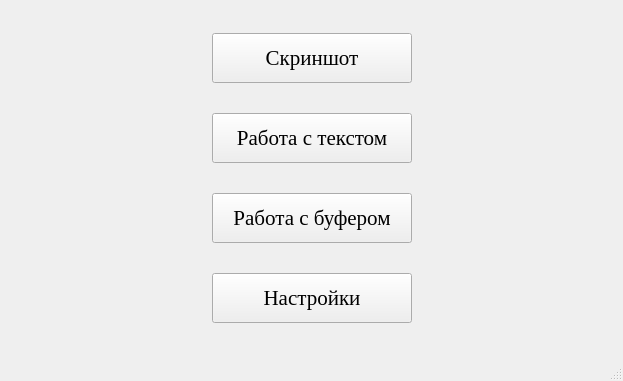
<?xml version="1.0" encoding="UTF-8"?>
<ui version="4.0">
 <class>MainWindow</class>
 <widget class="QMainWindow" name="MainWindow">
  <property name="geometry">
   <rect>
    <x>0</x>
    <y>0</y>
    <width>623</width>
    <height>381</height>
   </rect>
  </property>
  <property name="windowTitle">
   <string>MainWindow</string>
  </property>
  <widget class="QWidget" name="centralwidget">
   <layout class="QGridLayout" name="gridLayout">
    <item row="0" column="1">
     <widget class="QPushButton" name="prt_sc">
      <property name="sizePolicy">
       <sizepolicy hsizetype="Fixed" vsizetype="Fixed">
        <horstretch>0</horstretch>
        <verstretch>0</verstretch>
       </sizepolicy>
      </property>
      <property name="minimumSize">
       <size>
        <width>200</width>
        <height>50</height>
       </size>
      </property>
      <property name="font">
       <font>
        <family>Times New Roman</family>
        <pointsize>16</pointsize>
       </font>
      </property>
      <property name="text">
       <string>Скриншот</string>
      </property>
     </widget>
    </item>
    <item row="2" column="1">
     <widget class="QPushButton" name="text_work_2">
      <property name="sizePolicy">
       <sizepolicy hsizetype="Fixed" vsizetype="Fixed">
        <horstretch>0</horstretch>
        <verstretch>0</verstretch>
       </sizepolicy>
      </property>
      <property name="minimumSize">
       <size>
        <width>200</width>
        <height>50</height>
       </size>
      </property>
      <property name="font">
       <font>
        <family>Times New Roman</family>
        <pointsize>16</pointsize>
       </font>
      </property>
      <property name="text">
       <string>Работа с буфером</string>
      </property>
     </widget>
    </item>
    <item row="1" column="1">
     <widget class="QPushButton" name="text_work">
      <property name="sizePolicy">
       <sizepolicy hsizetype="Fixed" vsizetype="Fixed">
        <horstretch>0</horstretch>
        <verstretch>0</verstretch>
       </sizepolicy>
      </property>
      <property name="minimumSize">
       <size>
        <width>200</width>
        <height>50</height>
       </size>
      </property>
      <property name="font">
       <font>
        <family>Times New Roman</family>
        <pointsize>16</pointsize>
       </font>
      </property>
      <property name="text">
       <string>Работа с текстом</string>
      </property>
     </widget>
    </item>
    <item row="3" column="1">
     <widget class="QPushButton" name="sett">
      <property name="sizePolicy">
       <sizepolicy hsizetype="Fixed" vsizetype="Fixed">
        <horstretch>0</horstretch>
        <verstretch>0</verstretch>
       </sizepolicy>
      </property>
      <property name="minimumSize">
       <size>
        <width>200</width>
        <height>50</height>
       </size>
      </property>
      <property name="font">
       <font>
        <family>Times New Roman</family>
        <pointsize>16</pointsize>
       </font>
      </property>
      <property name="text">
       <string>Настройки</string>
      </property>
     </widget>
    </item>
    <item row="0" column="2">
     <spacer name="horizontalSpacer">
      <property name="orientation">
       <enum>Qt::Horizontal</enum>
      </property>
      <property name="sizeHint" stdset="0">
       <size>
        <width>40</width>
        <height>20</height>
       </size>
      </property>
     </spacer>
    </item>
    <item row="0" column="0">
     <spacer name="horizontalSpacer_2">
      <property name="orientation">
       <enum>Qt::Horizontal</enum>
      </property>
      <property name="sizeHint" stdset="0">
       <size>
        <width>40</width>
        <height>20</height>
       </size>
      </property>
     </spacer>
    </item>
   </layout>
  </widget>
  <widget class="QStatusBar" name="statusbar"/>
 </widget>
 <resources/>
 <connections/>
</ui>
